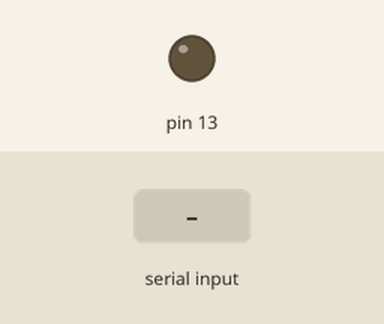
The sketch below on a simulated Arduino Uno, built with avr-gcc and run on an emulated ATmega328P. Parts: output pins drawn as LEDs (lit = HIGH). The inputs (shaded band) are chosen by the test bench. What the sketch prints to the serial monitor is not drawn.

Above: at 1.2 s.
1.3 s: "lift" received over Serial
At 3.1 s:
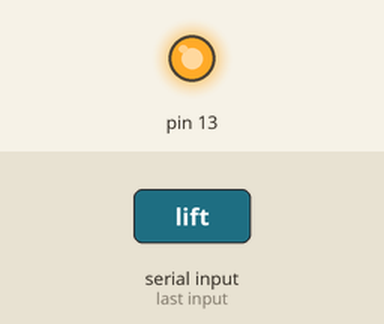
4.3 s: "right" received over Serial
At 6.7 s:
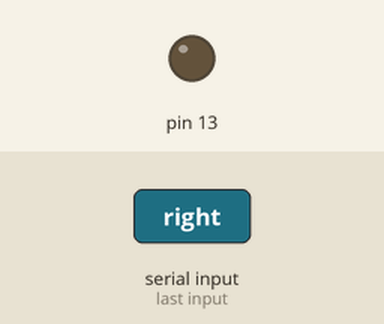
Timing chart, 0 to 8.2 s (numbered marks = the images above; inputs shaded):
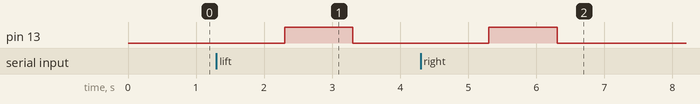

The sketch:

SApi.ino
```cpp
void setup()
{
  Serial.begin(9600);
  pinMode(13, OUTPUT);


}

void loop()
{
  /*
   while(Serial.available()){

   Serial.println("loop");
   }
   */


    String  data=Serial.readString();
    if (data.indexOf("right") > -1)
    {
       digitalWrite(13, HIGH);
       delay(1000);
      digitalWrite(13, LOW);
       delay(1000);
      Serial.println(2);
    }else if(data.indexOf("lift") > -1){
      digitalWrite(13, HIGH);
      Serial.println(1);
    }else{
      digitalWrite(13, LOW);
       Serial.write("0");
    }


  //delay(1000);
}
```

Measured:
- after the input at 1.3 s, pin 13: LOW → HIGH after 1.0 s, → LOW 1.0 s later
- after the input at 4.3 s, pin 13: LOW → HIGH after 1.0 s, → LOW 1.0 s later
